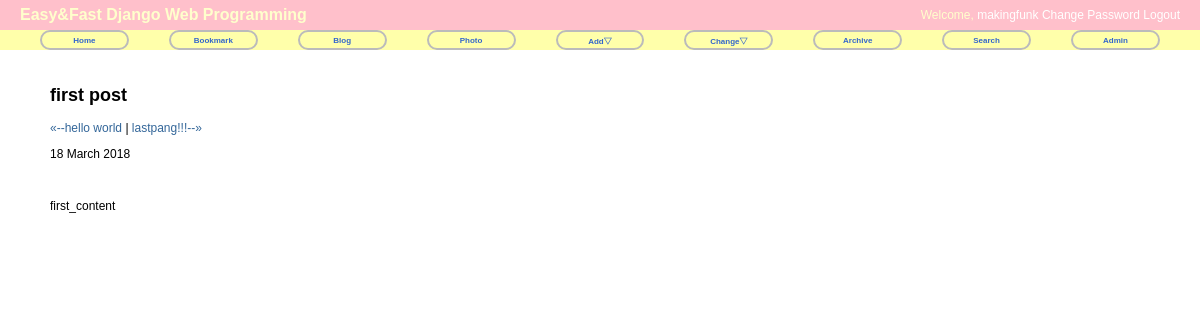
Screenshot of /blog/post/first-post/ with the database file from the repository.
### blog/models.py (models this page shows)
@python_2_unicode_compatible
class Post(models.Model):
    title = models.CharField('TITLE',max_length=50)
    slug = models.SlugField('SLUG',unique=True,allow_unicode=True,help_text='one word for title alias')
    description = models.CharField('DESCRIPTION',max_length=100,blank=True,help_text='simple description text.')
    content = models.TextField('CONTENT')
    create_date = models.DateTimeField('Create Date',auto_now_add=True)
    modify_date = models.DateTimeField('Modify Date',auto_now=True)
    class Meta:
        verbose_name = 'post'
        verbose_name_plural = 'posts'
        db_table = 'my_post'
        ordering = ('-modify_date',)
    def __str__(self):
        return self.title
    def get_absolute_url(self):
        return reverse('blog:post_detail',args=(self.slug,))
    def get_previous_post(self):
        return self.get_previous_by_modify_date()
    def get_next_post(self):
        return self.get_next_by_modify_date()

### blog/views.py (the view)
# urls.py: url(r'^post/(?P<slug>[-\w]+)/$',PostDV.as_view(),name='post_detail'),
class PostDV(DetailView):
    model = Post

### blog/templates/blog/post_detail.html (shortened to what this page needs)
{% extends "base.html" %}
{% block content %}
<div id="content">
<h2>{{ object.title }}</h2>
<p class="other_posts">
    {% if object.get_previous_by_modify_date %}
    <a href="{{ object.get_previous_post.get_absolute_url }}" title="View previous post">&laquo;--{{ object.get_previous_post }}</a>
    {% endif %}
    {% if object.get_next_by_modify_date %}
    | <a href="{{ object.get_next_post.get_absolute_url }}" title="View next post">{{ object.get_next_post }}--&raquo;</a>
    {% endif %}
</p>
<p class="date">{{ object.modify_date|date:"j F Y" }}</p>
<br/>
<div class="body">
    {{ object.content|linebreaks }}
</div>
</div>
{% endblock %}

### static/css/base.css (style rules this page uses)
body { font-family: "Lucida Grande", Verdana, Arial, sans-serif; font-size: 12px; }
div#content { position: absolute; top: 70px; left: 50px; right: 50px; }
a:link, a:visited { color: #369; text-decoration: none; }

### rows the page displays
Post: title "first post", get_previous_post "hello world", get_next_post "lastpang!!!", modify_date "18 March 2018", content "first_content"
